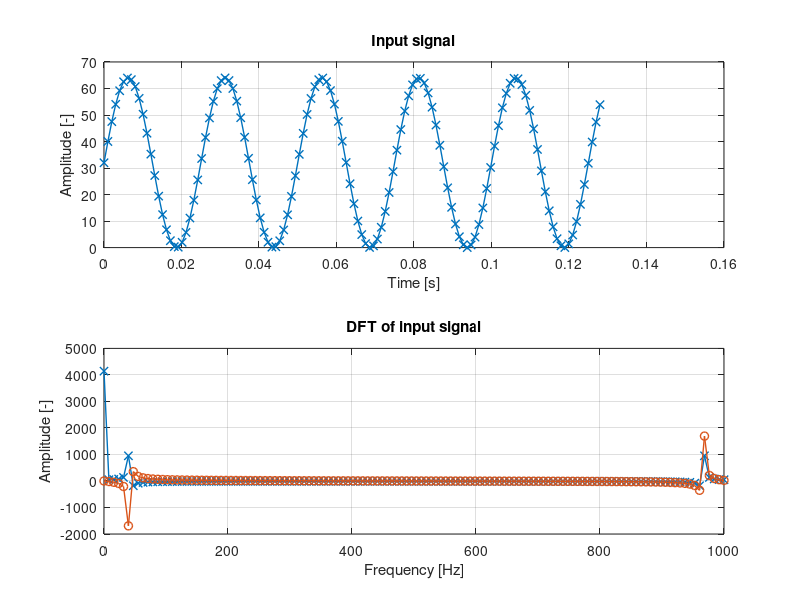

This figure's MATLAB source:

%% Clear everthing
clear all;

%% Parameters
N = 128;
Fs = 1000;

%% Time vector
t = linspace(0, N/Fs, N);

%% Create signal
s  = 32+32*sin(2*pi*40*t);

%% DFT
S = [];
for k=0:(N-1)
  S_tmp = 0;
  for n=0:(N-1)
    S_tmp = S_tmp + s(n+1)*exp((-i*2*pi*n*k)/N);
  end
  S = [S S_tmp];
end

%% Recalcualate values
%S = abs(S);
%S = S/N*2;

%% Calcualte frequencx vector
%F = 0:127;
F = linspace(0, Fs, N);

%% Plot
% Signal
subplot(2, 1, 1);
plot(t, s, 'linewidth', 1, '-x');
grid on;
title('Input signal');
xlabel('Time [s]');
ylabel('Amplitude [-]');
% DFT
subplot(2, 1, 2);
plot(F, real(S), 'linewidth', 1, '-x');
hold on;
plot(F, imag(S), 'linewidth', 1, '-o');
hold off;
grid on;
title('DFT of input signal');
xlabel('Frequency [Hz]');
ylabel('Amplitude [-]');